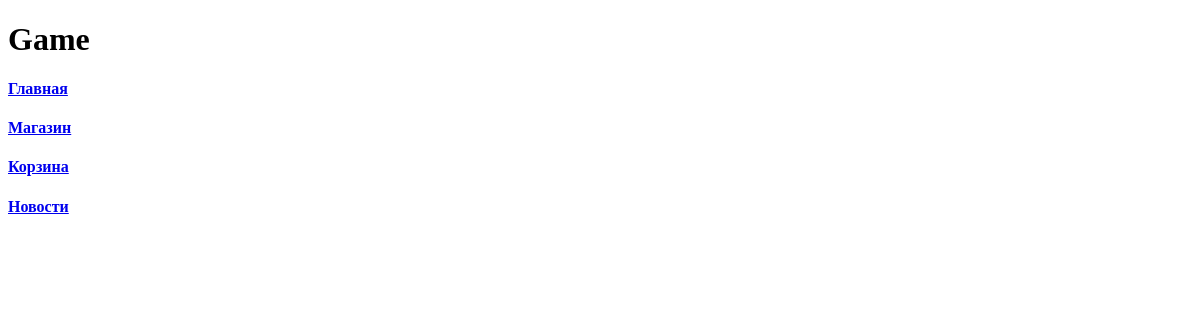
The page /choice/ on the database as committed earlier.
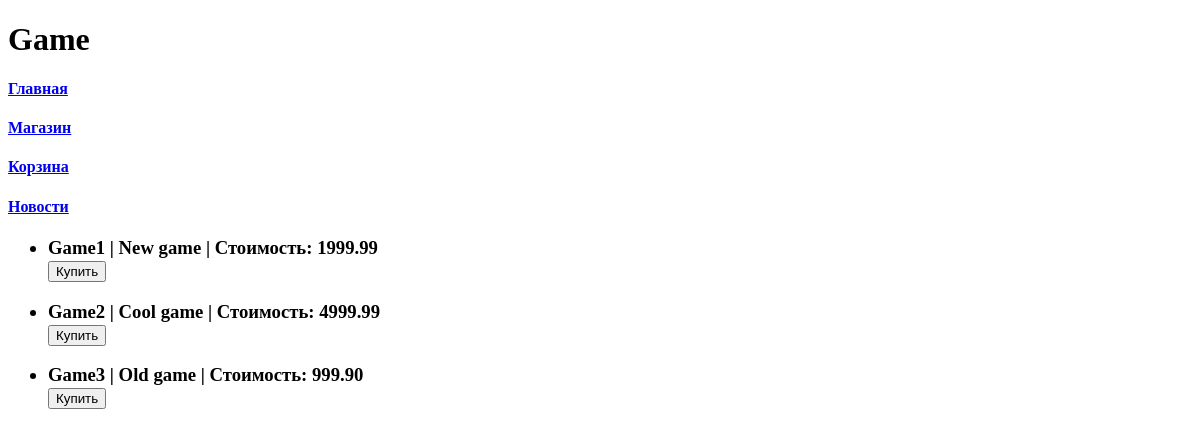
The same page on the database as committed later.
### task1/models.py (models this page shows)
class Game(models.Model):
    title = models.CharField(max_length=100)
    cost = models.DecimalField(decimal_places=2, max_digits=10)
    size = models.DecimalField(decimal_places=2, max_digits=10)
    description = models.TextField()
    age_limitid = models.BooleanField(default=False)
    buyer = models.ManyToManyField(Buyer, related_name='buyer')

### task1/views.py (the view)
# urls.py: path('choice/', choice),
def choice(request):
    GAME = Game.objects.all()
    games = []
    for i in GAME:
        games.append({'title': i.title, 'description': i.description, 'cost': i.cost})
    context = {
        'buy': 'Купить',
        'games': games
    }
    return render(request, 'game.html', context)

### templates/game.html
{% extends 'menu.html' %}
{% block pagename %}
    <h1>Game</h1>
{% endblock %}
{% block menu %}
	{{ block.super }}
{% endblock %}
{% block content %}
    <ul>
        {% for game in games %}
            <h3>
                <li>{{ game.title }} | {{ game.description }} | Стоимость: {{ game.cost }}</li>
                <button>{{ buy }}</button>
            </h3>
        {% endfor %}
    </ul>
{% endblock %}

### templates/menu.html (shortened to what this page needs)
<!DOCTYPE html>
<html lang="en">
<head>
</head>
<body>
{% block pagename %}{% endblock %}
{% block menu %}
    <h4><a href="/">Главная</a></h4>
    <h4><a href="/choice">Магазин</a></h4>
    <h4><a href="/cart">Корзина</a></h4>
    <h4><a href="/platform/news">Новости</a></h4>
{% endblock %}
{% block content %}
{% endblock %}
</body>
</html>

Rows that differ between the two databases and show on the page:
added Game: title "Game1", description "New game", cost "1999.99"
added Game: title "Game2", description "Cool game", cost "4999.99"
added Game: title "Game3", description "Old game", cost "999.90"
Other text that changed with them:
new list line: "| | Стоимость: Купить"
